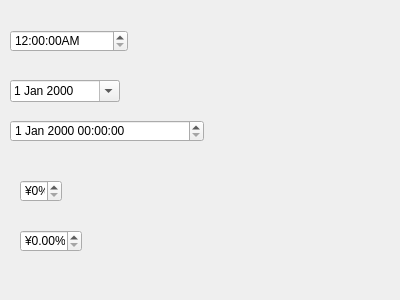
<?xml version="1.0" encoding="UTF-8"?>
<ui version="4.0">
 <class>MyWidget</class>
 <widget class="QWidget" name="MyWidget">
  <property name="geometry">
   <rect>
    <x>0</x>
    <y>0</y>
    <width>400</width>
    <height>300</height>
   </rect>
  </property>
  <property name="windowTitle">
   <string>MyWidget</string>
  </property>
  <widget class="QDateTimeEdit" name="dateTimeEdit">
   <property name="geometry">
    <rect>
     <x>10</x>
     <y>120</y>
     <width>194</width>
     <height>22</height>
    </rect>
   </property>
   <property name="calendarPopup">
    <bool>false</bool>
   </property>
  </widget>
  <widget class="QDateEdit" name="dateEdit">
   <property name="geometry">
    <rect>
     <x>10</x>
     <y>80</y>
     <width>110</width>
     <height>22</height>
    </rect>
   </property>
   <property name="calendarPopup">
    <bool>true</bool>
   </property>
  </widget>
  <widget class="QTimeEdit" name="timeEdit">
   <property name="geometry">
    <rect>
     <x>10</x>
     <y>30</y>
     <width>118</width>
     <height>22</height>
    </rect>
   </property>
   <property name="displayFormat">
    <string>h:mm:ssA</string>
   </property>
   <property name="calendarPopup">
    <bool>false</bool>
   </property>
  </widget>
  <widget class="QSpinBox" name="spinBox">
   <property name="geometry">
    <rect>
     <x>20</x>
     <y>180</y>
     <width>42</width>
     <height>22</height>
    </rect>
   </property>
   <property name="suffix">
    <string>%</string>
   </property>
   <property name="prefix">
    <string>¥</string>
   </property>
  </widget>
  <widget class="QDoubleSpinBox" name="doubleSpinBox">
   <property name="geometry">
    <rect>
     <x>20</x>
     <y>230</y>
     <width>62</width>
     <height>22</height>
    </rect>
   </property>
   <property name="prefix">
    <string>¥</string>
   </property>
   <property name="suffix">
    <string>%</string>
   </property>
  </widget>
 </widget>
 <layoutdefault spacing="6" margin="11"/>
 <resources/>
 <connections/>
</ui>
